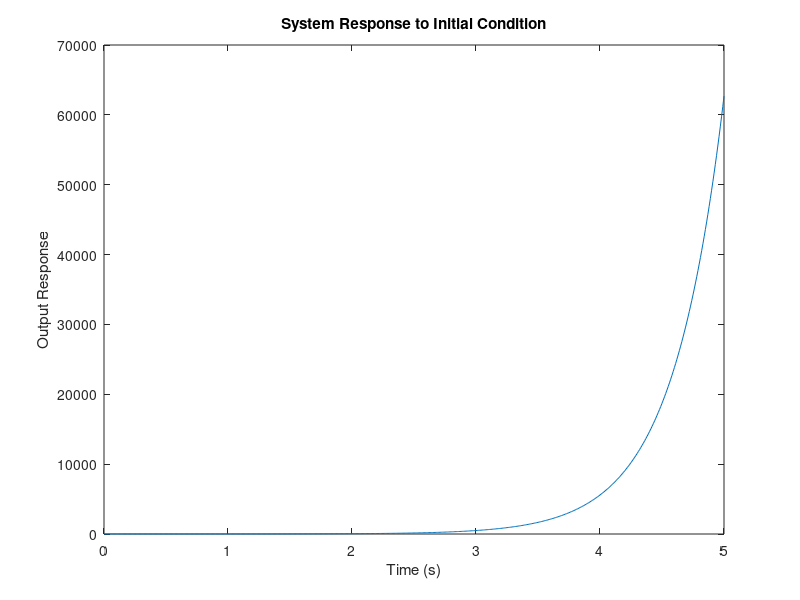
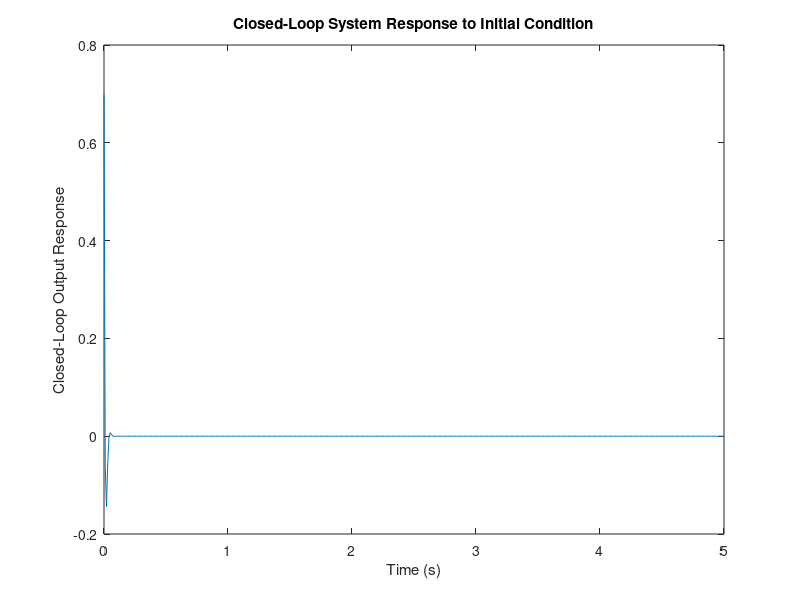
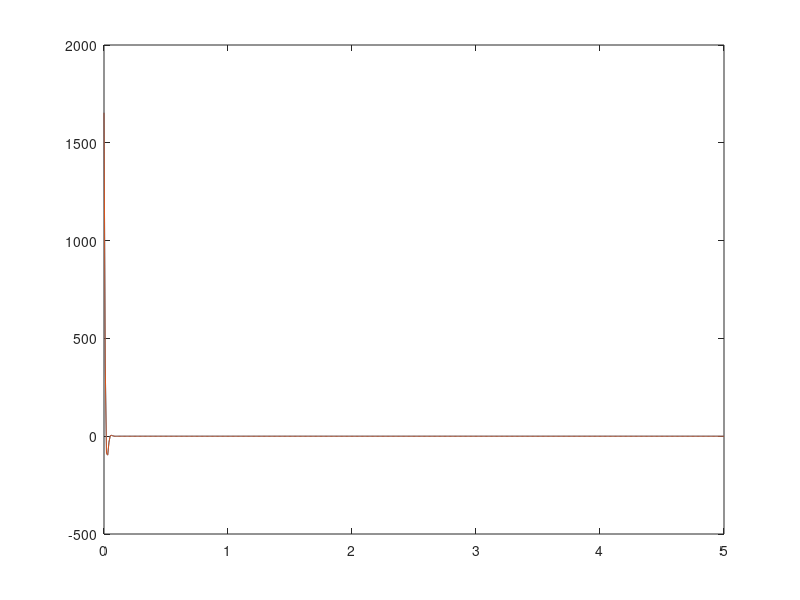

These figures' MATLAB source, in order:
m_w = 0 ; %Masse d'une unite (roue + engrenage + rotor)
m_b = 0.917 ; %Masse du chassis du robot

I_x = 0;
I_y = 0;
I_z = 0; %Moment d'inertie du chassis autour de chacun de ses axes, a C

Iw_x = 0;
Iw_y = 0.00005;
Iw_z = 0; %Moment d'inertie de la roue autour de chacun de ses axes, a Cw

l = 0.186 ; %Distance entre les deux roues
d = 0.055 ; %Distance entre A et C
rho = 0.032 ; %position verticale(rayon du roue)
d_i = 0 ; %Distance verticale entre l'IMU et l'axe des roues

L = 0 ; %Inductance des moteurs 
R = 2.2 ; %Resistance des moteurs
k = (0.38) ; %Constante de couple

g = 9.81; %constante de gravitation


M = m_b + 2 * m_w;
I_psi = I_x + I_z + Iw_x + Iw_z + (m_w * l * l) / 2 + (Iw_y * l * l) / (2 * rho * rho);
Itot_y = I_y + 2 * Iw_y;


M = 0.937;
I_psi = 0.00250;
Itot_y = 0.00336;

A_0 = M + (2 * Iw_y) / (rho * rho);
A_1 = m_b * d;
A_2 = -k / rho;
A_3 = m_b * d;
A_4 = Itot_y + m_b * d * d;
A_5 = -m_b * d * g;
A_6 = k;


% A_7 = I_psi;
% A_8 = -(l * k) / (2 * rho);

B_0 = (A_0 * A_6 - A_2 * A_3) / (A_2 * A_5);
B_1 = (A_1 * A_6 - A_2 * A_4) / (A_2 * A_5);

B_3 = - (A_0 * A_5) / (A_0 * A_4 - A_1 * A_3);
B_4 = (A_2 * A_3 - A_0 * A_6) / (A_0 * A_4 - A_1 * A_3);

C_0 = (-2 * k) / (rho * R * B_0);
C_1 = (2 * k / R) * ((B_1 / (rho * B_1)) + 1);
C_2 = 1 / R;


A = [0 1 0 0
     0 0 1 0
     0 0 0 1
     0 (B_4 * C_0) B_3 (B_4 * C_1)];




B = [0 0 
     0 0 
     0 0 
     (B_4 * C_2) (B_4 * C_2)];

% For linear generation of Omega -> alpha
C_3 = 1 / (rho * B_0);
C_4 = -(B_1 / (rho * B_0) + 1);

% For linearisation of y_a
C_5 = -g;
C_6 = 1 / B_0;
C_7 = (d_i - (B_1 / B_0));

% Observer matrix for W_dot = A_W * W + B_W * e_W
A_W = [0 1 0
       0 0 g
       0 0 0];

B_W = [-d_i 0
        0 1
        1 0];

% y_W = C_W * W, y_W = alpha_r * alpha_l

C_W = [2/rho 0 -2];


% Conversion Matrices for X = A_XW * W + B_XW * e_W

A_XW = [B_0 0 B_1
        0 B_0 0
        0 0 1
        0 0 0];


B_XW = [0 0
        (B_1 - (d_i * B_0)) 0
        0 0
        1 0];

[ V , D ] = eig( A )

damping = 0.7;
resonant_freq = sqrt(g / d);
damping_poly = [1 (2 * damping * resonant_freq) (resonant_freq * resonant_freq)];
r_K = roots(damping_poly);

sys = ss(A,B,[0 0 1 0], 0);
figure(1)
X_0 = [0
       0
       0.698132 % 40 deg
       0];
% Simulate the system response to an initial condition
t = 0:0.01:5; % Time vector
u = [zeros(size(t)) 
    zeros(size(t))]; % Input vector (no external input)
[y, t, x] = lsim(sys, u, t, X_0); % Simulate the system
plot(t, y); % Plot the output response

xlabel('Time (s)');
ylabel('Output Response');
title('System Response to Initial Condition');

D(3, 3)
p_K = [-0.1, D(2, 2), 10 * r_K(1), 10 * r_K(2)];

K = place(A, B, p_K);

% Calculate the closed-loop system response with the state feedback
[y_cl, t_cl, x_cl] = lsim(ss(A - B * K, B, [0 0 1 0], 0), u, t, X_0); % Simulate closed-loop response
figure(2)
plot(t_cl, y_cl); % Plot the closed-loop output response
xlabel('Time (s)');
ylabel('Closed-Loop Output Response');
title('Closed-Loop System Response to Initial Condition');

figure(3)
plot(t_cl, (- K * x_cl')');


Pol  = pole(sys);

bessel_poly = [1 6 15 15];
observer_scale = 2;

p_L = observer_scale * [-0.9412, -0.7456 + 0.7114i, -0.7456 - 0.7114i];
L = place(A_W', C_W', p_L)';





eig(A - B * K)
eig(A_W)

